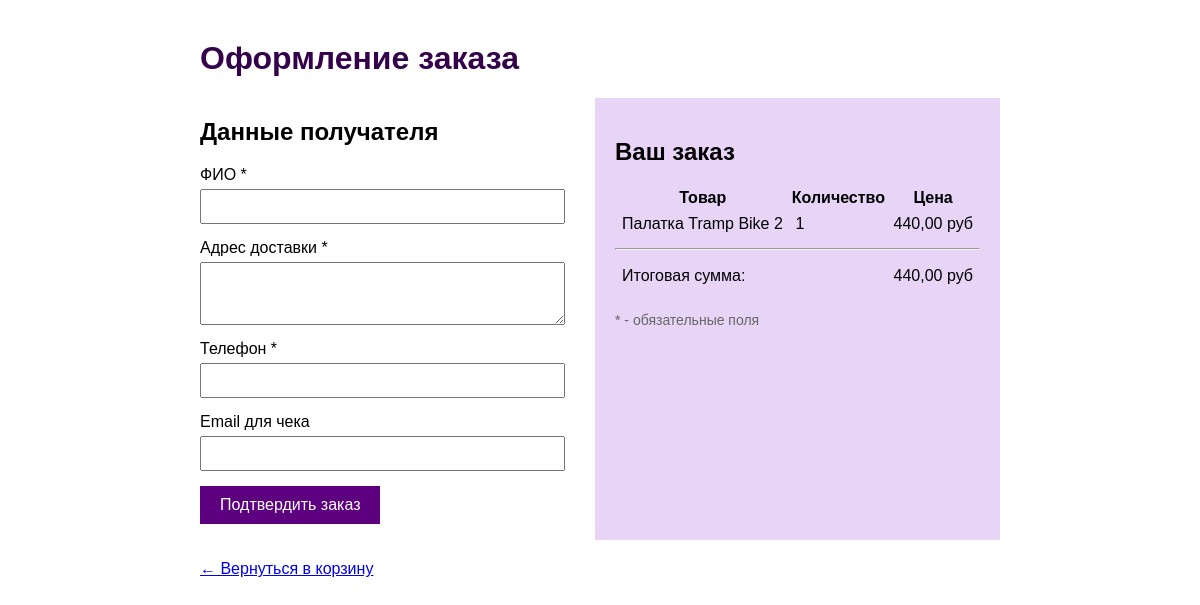
Before: /checkout/ (signed in) with the older database file.
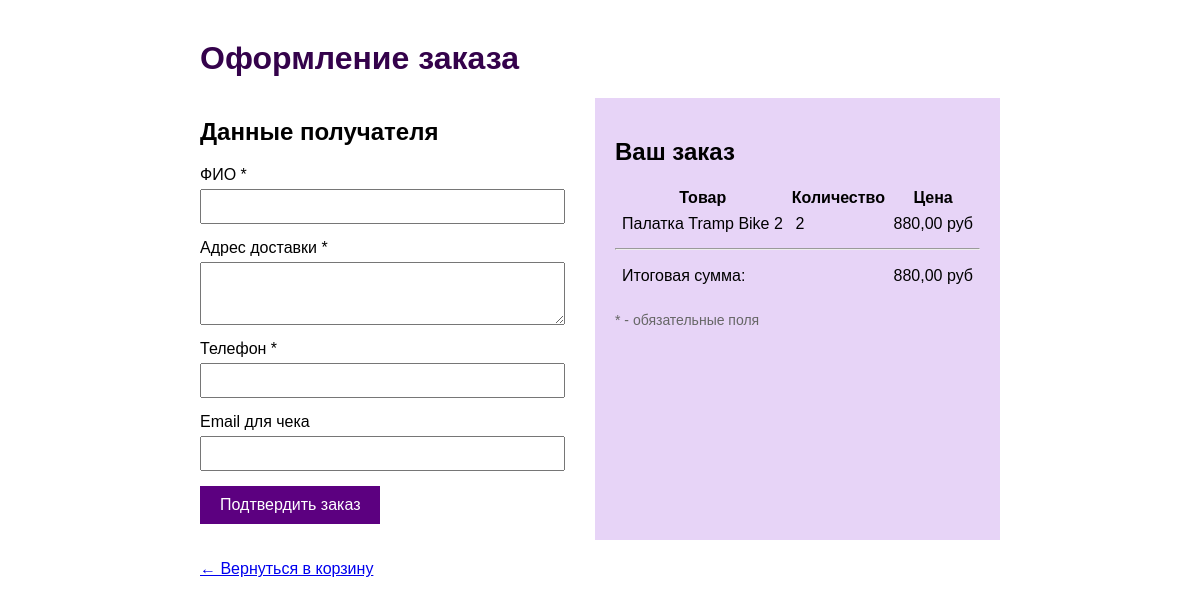
After: the same page with the newer database file.
### NewApp/models.py (models this page shows, shortened)
class CartElement(models.Model):
    cart=models.ForeignKey(Cart,on_delete=models.CASCADE,related_name='items',verbose_name='Корзина')
    product=models.ForeignKey(Product,on_delete=models.CASCADE,verbose_name='Товар')
    quantity=models.PositiveIntegerField(verbose_name='Количество')
    def elem_price(self):
        return self.product.price * self.quantity

class Product(models.Model):
    name=models.CharField(max_length=200,verbose_name='Название товара')
    description=models.TextField(null=False,verbose_name='Описание товара')
    product_image=models.ImageField(upload_to='product/')
    price=models.DecimalField(max_digits=10,verbose_name='Цена', decimal_places=2,validators=[MinValueValidator(0)])
    quantity=models.IntegerField(validators=[MinValueValidator(0)])
    category=models.ForeignKey(Category,on_delete=models.CASCADE)
    manufacturer=models.ForeignKey(Manufacturer,on_delete=models.CASCADE)

### NewApp/views.py (the view, shortened to what this page needs)
# urls.py: path('checkout/',views.checkout,name="checkout"),
@login_required
def checkout(request):
   cart, _ = Cart.objects.get_or_create(user=request.user)
   items = CartElement.objects.filter(cart=cart)
   if not items:
       messages.error(request,"Корзина пуста")
       return redirect('cart_view')
   context = {
        'items':items,
        'total_price':sum(item.elem_price() for item in items)
    }
   return render(request,'NewApp/checkout.html', context)

### templates/NewApp/checkout.html (shortened to what this page needs)
<html>
<head>
</head>
<body>
    <h1>Оформление заказа</h1>
    <div class="container">
        <div class="form-section">
            <h2>Данные получателя</h2>
            <form method="post" action="{% url 'checkout' %}">
                <label>ФИО *</label>
                <input type="text" name="full_name" required>
                <label>Адрес доставки *</label>
                <textarea name="home_address" rows="3" required></textarea>
                <label>Телефон *</label>
                <input type="text" name="num_phone" required>
                <label>Email для чека</label>
                <input type="email" name="email" value="{{ user.email }}"  required>
                <button type="submit" class="btn btn-primary">Подтвердить заказ</button>
            </form>
        </div>
  {% if items %}
        <div class="cart-section">
            <h2>Ваш заказ</h2>
            <table>
                <tr>
                <th>Товар</th>
                <th>Количество</th>
                <th>Цена</th>
                </tr>
                {% for item in items %}
                <tr>
                    <td>{{ item.product.name }}</td>
                    <td>{{ item.quantity }}</td>
                    <td align="right">{{ item.elem_price }} руб</td>
                </tr>
                {% endfor %}
            </table>
            <hr>
            <div class="total">
                <table>
                    <tr>
                        <td>Итоговая сумма:</td>
                        <td align="right">{{ total_price }} руб</td>
                    </tr>
                </table>
            </div>
            <p style="color: #666; font-size: 14px; margin-top: 20px;">
                * - обязательные поля
            </p>
        </div>
    </div>
    <p style="margin-top: 20px;">
        <a href="{% url 'cart_view' %}">← Вернуться в корзину</a>
    </p>
  {% else %}
         <p style="text-align: center; color: #450047;">Корзина пуста. <a href="{% url 'catalog' %}">Перейти в каталог</a></p>
  {% endif %}
</body>
</html>

Changed rows visible on the page:
changed CartElement "Палатка Tramp Bike 2": quantity "1" → "2"; elem_price "440,00" → "880,00"
Other visible differences:
{{ total_price }}: "440,00" → "880,00"
